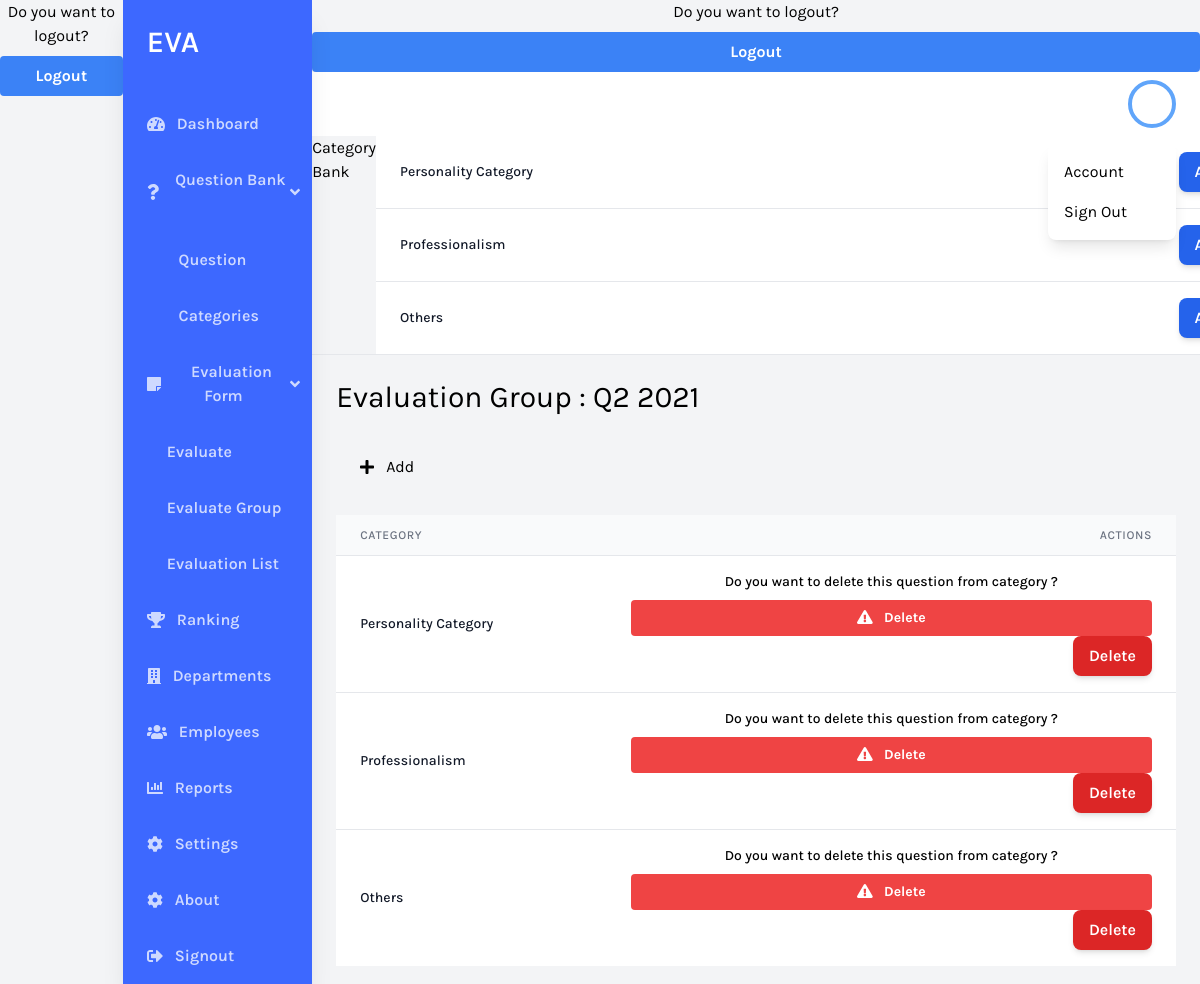
/evaluation_link_category/4, run on the app's committed database.
### eva/models.py (models this page shows, shortened)
class QuestionCategory(models.Model):
    created_at = models.DateTimeField(auto_now_add=True)
    name = models.CharField(max_length=255)
    percentage = models.IntegerField(default=0)

class EvaluationGroup(models.Model):
    created_at = models.DateTimeField(auto_now_add=True)
    name = models.CharField(max_length=255)
    range = models.CharField(max_length=1024)
    open_date = models.CharField(max_length=1024, default=None, null=True)
    close_date = models.CharField(max_length=1024, default=None, null=True)

class QuestionCategoryBridge(models.Model):
    created_at = models.DateTimeField(auto_now_add=True)
    question_id = models.IntegerField(default=0)
    category_id = models.IntegerField(default=0)

### eva/views.py (the view)
# urls.py: path('evaluation_link_category/<int:pk>', views.evaluation_link_category, name='evaluation_link_category'),
def evaluation_link_category(request,pk, success= ''):
    category = QuestionCategory.objects.all()
    evaluation_group = EvaluationGroup.objects.get(pk=pk)
    if success == 'success':
        success = "Successfully added a new category to the evaluation group."
    data = QuestionCategoryBridge.objects.raw(f"""
            SELECT
                t1.id,
                t2.name
            from eva_categoryevaluationbridge t1
            left join
                (SELECT * from eva_questioncategory) t2
            on t1.category_id = t2.id
            where t1.evaluation_group_id = {pk}
            """)
    return render(request, "eva/evaluation_link_category.html", {"data": data, "category": category, "evaluation_group": evaluation_group, "success": success})

### eva/templates/eva/evaluation_link_category.html (shortened to what this page needs)
<!DOCTYPE html>
<html lang="en">
  <head>
    <script src="https://cdn.tailwindcss.com"></script>
    <link rel="stylesheet" href="https://cdnjs.cloudflare.com/ajax/libs/jquery-modal/0.9.1/jquery.modal.min.css" />
  </head>
  <body class="bg-gray-100 font-family-karla flex">
    {% include 'includes/navbar.html' %}
    <div class="w-full flex flex-col h-screen overflow-y-hidden">
      {% include 'includes/header.html' %}
      <div id="add_question" class="modal flex w-full">
            <h1> Category Bank </h1>
            <br>
            <div class="min-w-full divide-y divide-gray-200"  style="background-color: gray !important">
                <table id="table" class="min-w-full divide-y divide-gray-200 ">
                    <tbody class="bg-white divide-y divide-gray-200">
                        {% for x in category %}
                        <tr>
                            <td class="px-6 py-4 whitespace-nowrap">
                                <div class="flex items-center">
                                <div class="text-sm font-medium text-gray-900">
                                    {{ x.name }}
                                </div>
                                </div>
                            </td>
                            <td class="px-6 py-4 whitespace-nowrap" style="float: right;">
                                <div class="flex items-center">
                                <div class="text-sm font-medium text-gray-900">
                                    <a href="{% url 'add_evaluation_category_link' evaluation_group.id x.id %}"
                                    class="inline-block flex-shrink-0 bg-blue-600 text-white
                                     text-base font-semibold py-2 px-4 rounded-lg shadow-md
                                      hover:bg-blue-800 focus:outline-none focus:ring-2 focus:ring-blue-500 focus:ring-offset-2 focus:ring-offset-blue-200" >
                                        </a>
                                </div>
                                </div>
                            </td>
                        </tr>
                        {% endfor %}
                    </tbody>
                </table>
            </div>
      </div>
      <div class="w-full overflow-x-hidden border-t flex flex-col">
        <main class="w-full flex-grow p-6">
          <h1 class="text-3xl text-black pb-6">Evaluation Group : {{ evaluation_group.name }}</h1>
          <a
      href="#add_question" rel="modal:open"
      class="
        flex
        items-center
        text-blue
        py-4
        pl-6
        nav-item
        w-64
      "
    >
      <i class="fas fa-plus mr-3"></i>
      Add
    </a>
          <div class="flex flex-col mt-5 mb-5">
            <table id="table" class="min-w-full divide-y divide-gray-200">
              <thead class="bg-gray-50">
                <tr>
                  <th
                    scope="col"
                    class="px-6 py-3 text-left text-xs font-medium text-gray-500 uppercase tracking-wider"
                  >
                    Category
                  </th>
                  <th
                    scope="col"
                    class="px-6 py-3 text-left text-xs font-medium text-right text-gray-500 uppercase tracking-wider"
                  >Actions</th>
                </tr>
              </thead>
              <tbody class="bg-white divide-y divide-gray-200">
                 {% for x in data %}
                <tr>
                  <td class="px-6 py-4 whitespace-nowrap">
                    <div class="flex items-center">
                      <div class="text-sm font-medium text-gray-900">
                        {{ x.name }}
                      </div>
                    </div>
                  </td>
                  <td
                    class="px-6 py-4 whitespace-nowrap text-right text-sm font-medium"
                  >
                     <div id="delete" class="modal">
                      <p class="text-center">Do you want to delete this question from category {{ category.name}}?
                          <form
                      class= "block bg-red-500 hover:bg-red-700 text-white font-bold py-2 px-4 rounded text-center mt-2"
                      action=""
                      method="post">
                      <i class="fas fa-exclamation-triangle mr-2"></i>
                      <button
                        class="text-center">
                        Delete
                      </button>
                    </form>
                     </div>
                    <a href = "#delete" rel="modal:open"
                      class="inline-block flex-shrink-0 bg-red-600 text-white text-base font-semibold py-2 px-4 rounded-lg shadow-md hover:bg-red-800 focus:outline-none focus:ring-2 focus:ring-red-500 focus:ring-offset-2 focus:ring-offset-red-200"
                    >
                      Delete
                    </a>
                  </td>
                </tr>
                {% endfor %}
              </tbody>
            </table>
          </div>
        </main>
      </div>
    </div>
  </body>
</html>

### eva/templates/eva/evaluation_link_category.html (style rules this page uses)
.font-family-karla { font-family: karla; }
.modal { max-width: 80vw !important; }

### data on the page
QuestionCategory: name "Personality Category"
QuestionCategory: name "Professionalism"
QuestionCategory: name "Others"
EvaluationGroup: name "Q2 2021"
